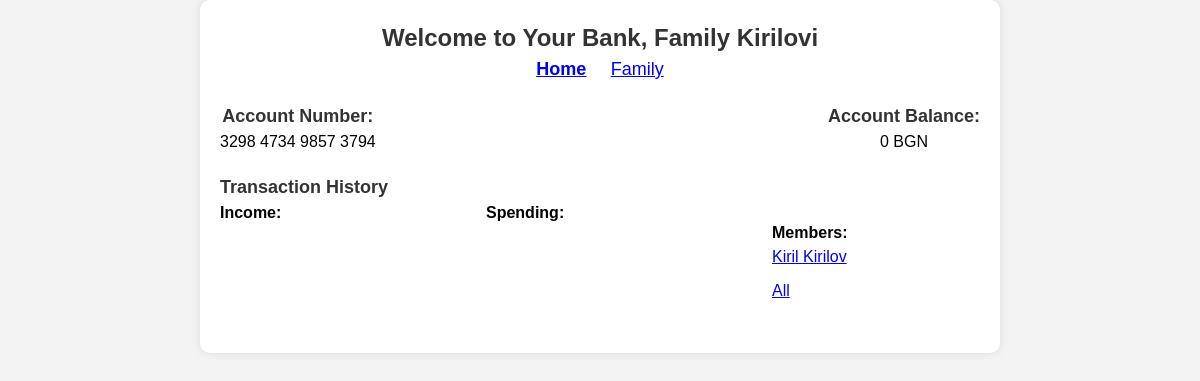
Before: /family/ with the older database file.
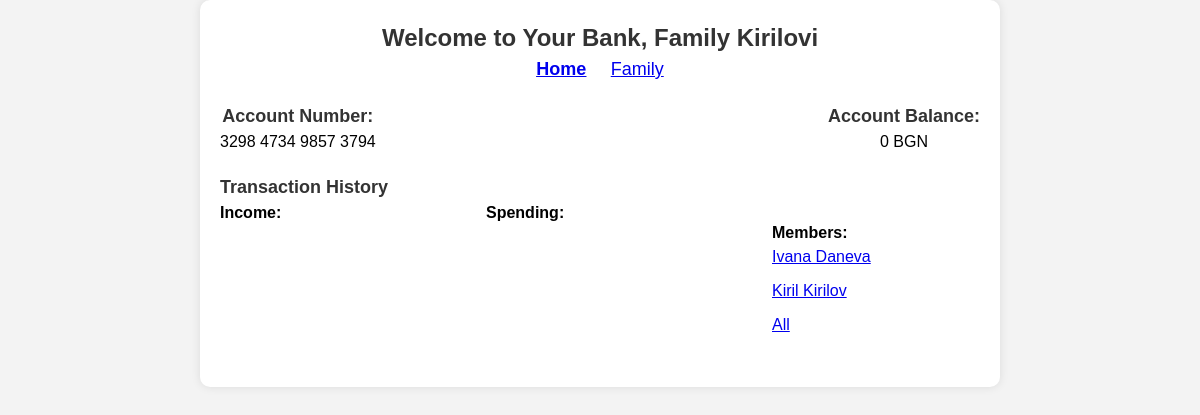
After: the same page with the newer database file.
### base/models.py (models this page shows, shortened)
class Account(models.Model):
    holder = models.ForeignKey(Customer, on_delete=models.SET_NULL, null=True)
    number = models.CharField(max_length=20)
    amount = models.DecimalField(default=0, max_digits=20, decimal_places=2)
    updated = models.DateTimeField(auto_now=True)
    created = models.DateTimeField(auto_now_add=True)
    members = models.ManyToManyField(Customer, related_name="members", blank=True, null=True)
    type = models.CharField(max_length=20, choices=TYPES, blank=True)
    name = models.CharField(max_length=50, null=True)

class Customer(models.Model):
    name = models.CharField(max_length=200)
    date_of_birth = models.DateTimeField(default=timezone.now)
    personal_number = models.CharField(max_length=15, default="0000000000")
    gender = models.CharField(max_length=20, choices=GENDERS, default="Male")

### base/views.py (the view)
# urls.py: path("family/", views.family_page, name="family"),
def family_page(request):
    q = request.GET.get("q") if request.GET.get("q") is not None else ""
    transactions_i = Transaction.objects.filter(
        person__name__icontains=q
    )
    account = Account.objects.get(name="Kirilovi")
    incomes = Transaction.objects.filter(affected_account=account)
    spending = Transaction.objects.filter(affected_account=account)
    account.amount = set_account_amount(account)
    members = account.members
    context = {"account": account,
               "incomes": incomes,
               "spending": spending,
               "members": members,
               "transactions_i": transactions_i
               }
    return render(request, "family.html", context)

### base/views.py (called while the page is built)
def set_account_amount(account):
    incomes = Transaction.objects.filter(affected_account=account)
    spending = Transaction.objects.filter(affected_account=account)
    amount = 0
    for inc in incomes:
        amount += inc.amount
    for spend in spending:
        amount -= spend.amount
    return amount

### templates/family.html (shortened to what this page needs)
<!DOCTYPE html>
{% load static %}
<html lang="en">
<head>
    <link rel="stylesheet" href="{% static 'styles/style.css' %}">
</head>
<body>
    <div class="container">
        <header>
            <h1>Welcome to Your Bank, Family {{account.name}}</h1>
            <nav class="tabs">
                <ul>
                    <li class="active-tab"><a href="{% url 'home' %}">Home</a></li>
                    <li><a href="{% url 'family' %}">Family</a></li>
                </ul>
            </nav>
        </header>
        <section class="tab-content">
            <div class="tab home-tab active">
                <section class="account-info">
                    <div class="account-details">
                        <h2>Account Number:</h2>
                        <p>{{account.number}}</p>
                    </div>
                    <div class="account-balance">
                        <h2>Account Balance:</h2>
                        <p>{{ account.amount }} BGN</p>
                    </div>
                </section>
                <section class="transaction-history">
                    <h2>Transaction History</h2>
                    <div class="transaction-list">
    <div class="income">
        <p><strong>Income:</strong></p>
    </div>
    <div class="spend">
        <p><strong>Spending:</strong></p>
    </div>
    <div class="members">
        <p><strong>Members:</strong></p>
        <ul>
            {% for member in account.members.all %}
                <li><a href="{% url 'family' %}?q={{member.name}}">{{ member.name }}</a></li>
            {% endfor %}
                <li><a href="{% url 'family' %}">All</a></li>
        </ul>
    </div>
</div>
                </section>
            </div>
        </section>
    </div>
</body>
</html>

### static/styles/style.css (style rules this page uses)
*, *::before, *::after { box-sizing: border-box; }
body, h1, h2, h3, h4, p, figure, blockquote, dl, dd { margin-block-end: 0; }
body { min-height: 100vh; text-rendering: optimizeSpeed; line-height: 1.5; }
a:not([class]) { text-decoration-skip-ink: auto; }
body, h1, h2, p, ul { margin: 0; padding: 0; }
body { font-family: Arial, sans-serif; background-color: #f3f3f3; }
.container { max-width: 800px; margin: 0 auto; background-color: #fff; padding: 20px; border-radius: 10px; box-shadow: 0 0 10px rgba(0, 0, 0, 0.1); }
header { text-align: center; margin-bottom: 20px; }
h1 { font-size: 24px; color: #333; }
.account-info { display: flex; justify-content: space-between; margin-bottom: 20px; }
.account-details, .account-balance { text-align: center; }
h2 { font-size: 18px; color: #333; }
.transaction-history { margin-top: 20px; }
.transaction-list { display: flex; justify-content: space-between; }
.income, .spend { flex: 1; }
ul { list-style: none; }
.tabs { text-align: center; }
.tabs ul { list-style: none; padding: 0; }
.tabs ul li { display: inline; margin: 0 10px; cursor: pointer; font-size: 18px; color: #333; }
.tabs ul li.active-tab { font-weight: bold; text-decoration: underline; }
.tab { display: none; }
.tab.active { display: block; }
.members { float: right; width: 30%; padding: 20px; }
.members ul { list-style: none; padding: 0; }
.members li { margin-bottom: 10px; }

Changed rows visible on the page:
now on this page (row edited): Customer: name "Ivana Daneva"
